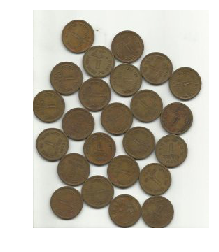
#> input picture coins.png, 219 x 252 px
$ jupyter execute 'Segmentation using watershed transform.ipynb'
#> lines starting #> are read from the running program, lines starting #| are printed output that depends on the picture; after the words box and inside, x2 and y2 are one past the last pixel; in counts of white or black regions, pixels touching at a corner belong together
[cell 1]
import cv2
import numpy as np

# Step 1: Load the image
image = cv2.imread(r'coins.png')
#> image is the input picture: shape (252, 219, 3); mean B, G, R 172.5, 184.2, 189.9

# Check if the image was successfully loaded
if image is None:
    print("Error: Could not load image.")
else:
    # Step 2: Convert to grayscale
    gray = cv2.cvtColor(image, cv2.COLOR_BGR2GRAY)
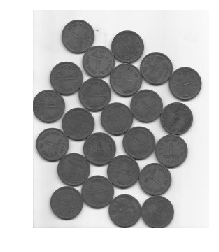
#> gray: shape (252, 219); min 32, max 255, mean 184.6

    # Step 3: Apply thresholding to create a binary image
    _, binary = cv2.threshold(gray, 0, 255, cv2.THRESH_BINARY_INV + cv2.THRESH_OTSU)
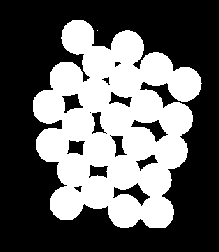
#> binary: shape (252, 219); 39.1% white; 2 white regions (1 under 20 px), largest, box (x1, y1, x2, y2) and area: (33, 20, 202, 228) 21553

    # Step 4: Remove noise using morphological operations
    kernel = np.ones((3, 3), np.uint8)
    opening = cv2.morphologyEx(binary, cv2.MORPH_OPEN, kernel, iterations=2)
#> opening: shape (252, 219); 39% white; 1 white region, box (x1, y1, x2, y2) and area: (33, 20, 201, 228) 21530

    # Step 5: Identify sure background area using dilation
    sure_bg = cv2.dilate(opening, kernel, iterations=3)
#> sure_bg: shape (252, 219); 48.5% white; 1 white region, box (x1, y1, x2, y2) and area: (30, 17, 204, 231) 26772

    # Step 6: Identify sure foreground area using distance transform and thresholding
    dist_transform = cv2.distanceTransform(opening, cv2.DIST_L2, 5)
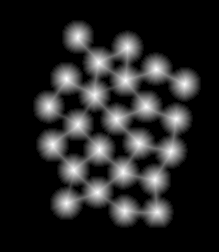
#> dist_transform: shape (252, 219) float32; min 0, max 16.78, mean 2.46; drawn with min black and max white
    _, sure_fg = cv2.threshold(dist_transform, 0.7 * dist_transform.max(), 255, 0)
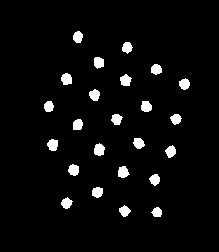
#> sure_fg: shape (252, 219) float32; 4.2% white; 24 white regions, largest, box (x1, y1, x2, y2) and area: (94, 143, 105, 156) 108, (61, 73, 72, 85) 105, (118, 166, 130, 178) 105

    # Step 7: Identify unknown region by subtracting sure_fg from sure_bg
    sure_fg = np.uint8(sure_fg)
    unknown = cv2.subtract(sure_bg, sure_fg)
#> unknown: shape (252, 219); 44.3% white; 1 white region, box (x1, y1, x2, y2) and area: (30, 17, 204, 231) 24466

    # Step 8: Label markers for the connected components
    _, markers = cv2.connectedComponents(sure_fg)
#> markers: shape (252, 219) int32; 25 distinct labels, from 0 to 24

    # Step 9: Add 1 to all labels so that sure background is not 0 but 1
    markers = markers + 1
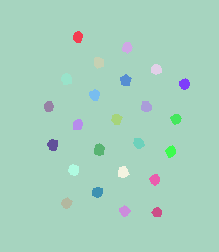
#> markers: shape (252, 219) int32; 25 distinct labels, from 1 to 25; one colour per label, 0 black

    # Step 10: Mark the unknown region with 0
    markers[unknown == 255] = 0
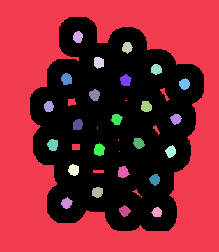
#> markers: shape (252, 219) int32; 26 distinct labels, from 0 to 25; one colour per label, 0 black

    # Step 11: Apply the Watershed algorithm
    markers = cv2.watershed(image, markers)
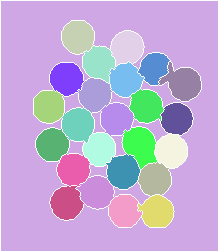
#> markers: shape (252, 219) int32; 26 distinct labels, from -1 to 25; one colour per label, 0 black, -1 white
    image[markers == -1] = [0, 0, 255]  # Mark boundaries with red
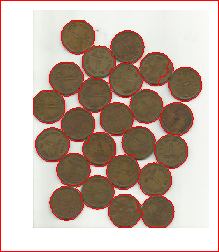
#> image: shape (252, 219, 3); 5.25% of pixels changed, all inside (x1, y1, x2, y2) = (0, 0, 219, 252)

    # Convert markers to a displayable format (optional step for visualization)
    markers_display = cv2.convertScaleAbs(markers)
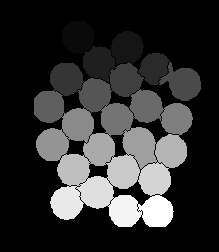
#> markers_display: shape (252, 219); min 1, max 25, mean 5.6; drawn with min black and max white

    # Step 12: Display results
    cv2.imshow('Original Image', image)
    cv2.imshow('Binary Image', binary)
    cv2.imshow('Markers', markers_display)
    cv2.imshow('Segmented Image', image)

    cv2.waitKey(0)
    cv2.destroyAllWindows()

[cell 2]
import cv2
import numpy as np
import matplotlib.pyplot as plt

# Step 1: Load the image
image = cv2.imread(r'coins.png')

# Check if the image was successfully loaded
if image is None:
    print("Error: Could not load image.")
else:
    # Step 2: Convert to grayscale
    gray = cv2.cvtColor(image, cv2.COLOR_BGR2GRAY)

    # Step 3: Apply thresholding to create a binary image
    _, binary = cv2.threshold(gray, 0, 255, cv2.THRESH_BINARY_INV + cv2.THRESH_OTSU)

    # Step 4: Remove noise using morphological operations
    kernel = np.ones((3, 3), np.uint8)
    opening = cv2.morphologyEx(binary, cv2.MORPH_OPEN, kernel, iterations=2)

    # Step 5: Identify sure background area using dilation
    sure_bg = cv2.dilate(opening, kernel, iterations=3)

    # Step 6: Identify sure foreground area using distance transform and thresholding
    dist_transform = cv2.distanceTransform(opening, cv2.DIST_L2, 5)
    _, sure_fg = cv2.threshold(dist_transform, 0.7 * dist_transform.max(), 255, 0)

    # Step 7: Identify unknown region by subtracting sure_fg from sure_bg
    sure_fg = np.uint8(sure_fg)
    unknown = cv2.subtract(sure_bg, sure_fg)

    # Step 8: Label markers for the connected components
    _, markers = cv2.connectedComponents(sure_fg)

    # Step 9: Add 1 to all labels so that sure background is not 0 but 1
    markers = markers + 1

    # Step 10: Mark the unknown region with 0
    markers[unknown == 255] = 0

    # Step 11: Apply the Watershed algorithm
    markers = cv2.watershed(image, markers)
    segmented_image = image.copy()
    segmented_image[markers == -1] = [0, 0, 255]  # Mark boundaries with red

    # Convert markers to a displayable format (optional step for visualization)
    markers_display = cv2.convertScaleAbs(markers)

    # Step 12: Display results using matplotlib
    plt.figure(figsize=(12, 10))

    # Original Image
    plt.subplot(2, 3, 1)
    plt.imshow(cv2.cvtColor(image, cv2.COLOR_BGR2RGB))
    plt.title('Original Image')
    plt.axis('off')

    # Binary Image
    plt.subplot(2, 3, 2)
    plt.imshow(binary, cmap='gray')
    plt.title('Binary Image')
    plt.axis('off')

    # Sure Foreground
    plt.subplot(2, 3, 3)
    plt.imshow(sure_fg, cmap='gray')
    plt.title('Sure Foreground')
    plt.axis('off')

    # Sure Background
    plt.subplot(2, 3, 4)
    plt.imshow(sure_bg, cmap='gray')
    plt.title('Sure Background')
    plt.axis('off')

    # Markers
    plt.subplot(2, 3, 5)
    plt.imshow(markers_display, cmap='jet')
    plt.title('Markers')
    plt.axis('off')

    # Segmented Image
    plt.subplot(2, 3, 6)
    plt.imshow(cv2.cvtColor(segmented_image, cv2.COLOR_BGR2RGB))
    plt.title('Segmented Image')
    plt.axis('off')

    plt.tight_layout()
    plt.show()
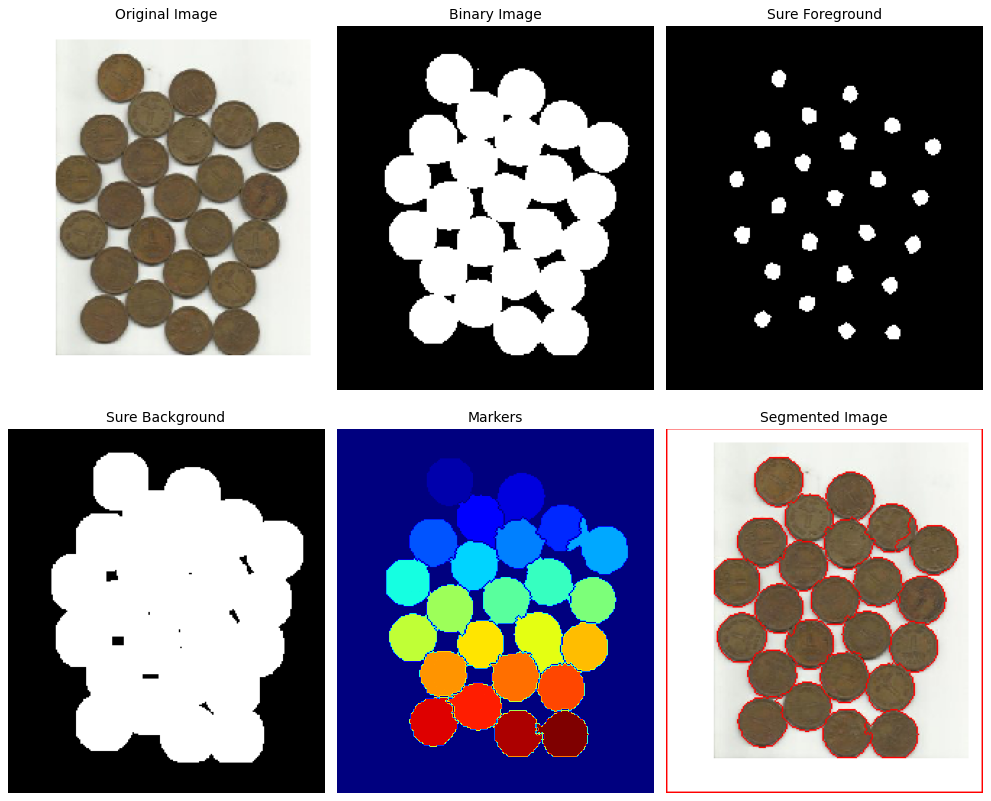
#> figure drawn by matplotlib, 6 panels
